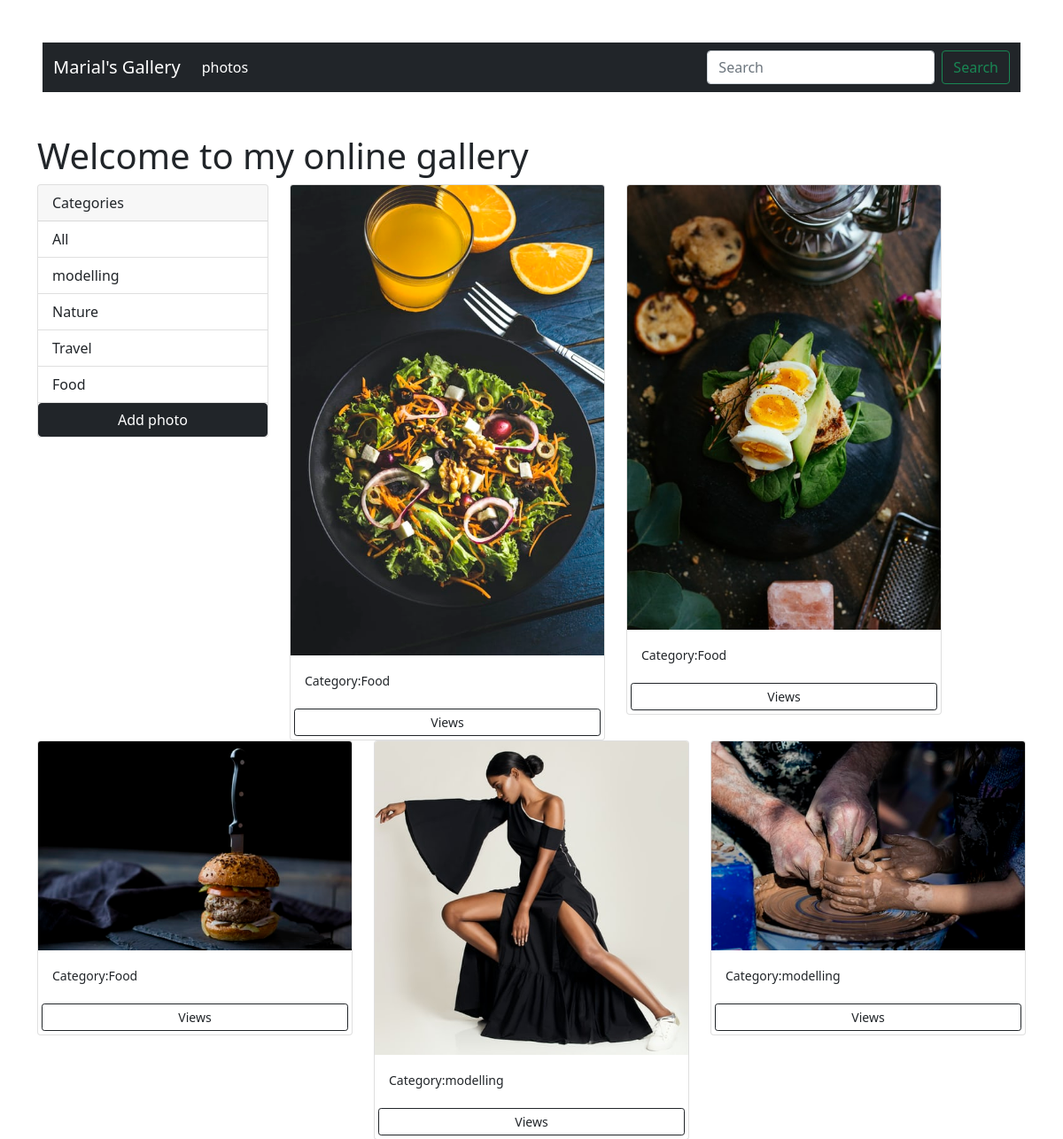
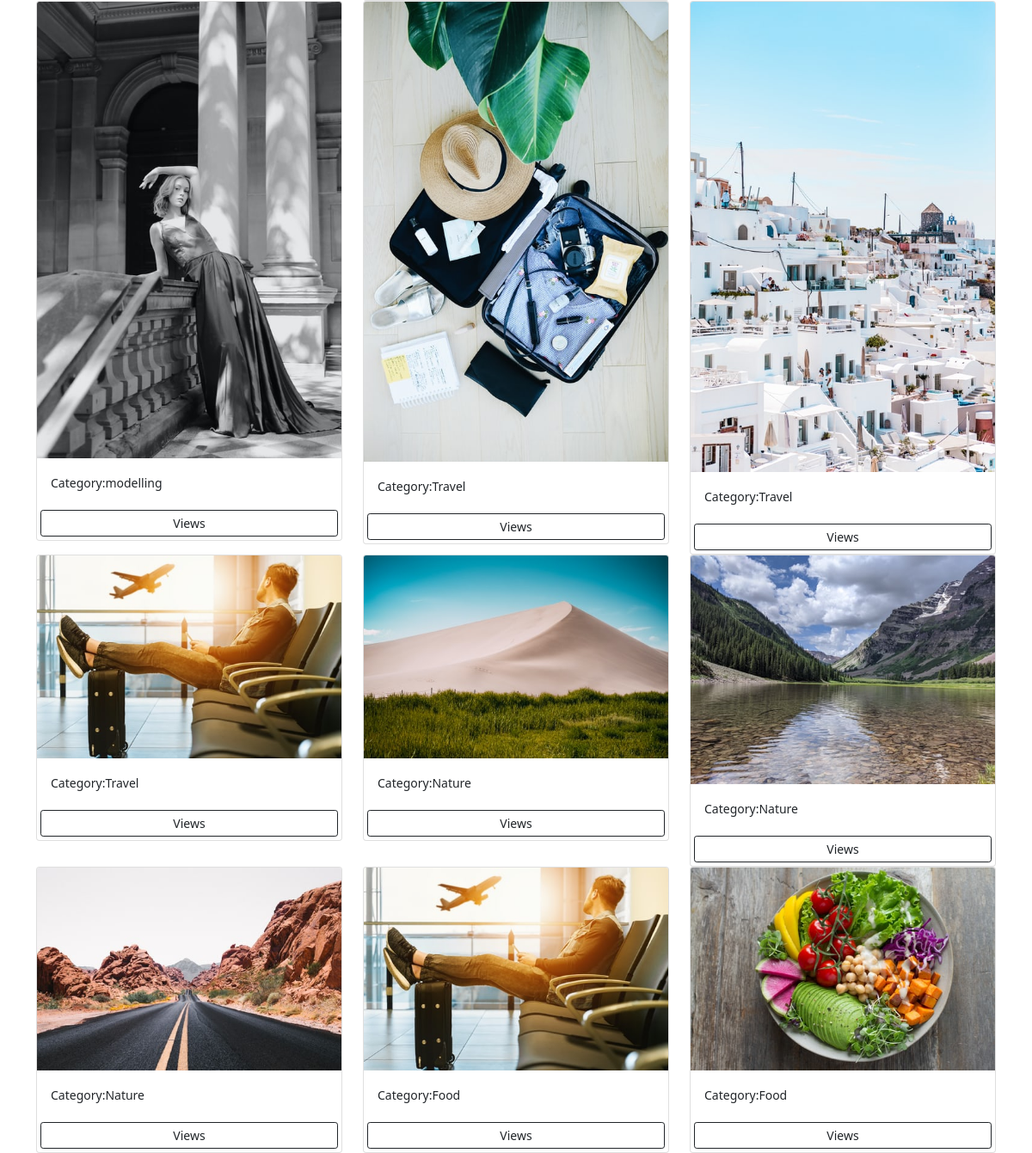
The page / on the database its author committed (2 pictures, top to bottom).
### photos/models.py (models this page shows, shortened)
class Category(models.Model):
    name = models.CharField(max_length=100,null=False,blank=False)

class Photo(models.Model):
    category = models.ForeignKey(Category, on_delete=models.SET_NULL, null=True, blank=True)
    image = models.ImageField(null=False, blank=False)
    description = models.TextField()
    location = models.TextField( null=True,blank=True)

### photos/views.py (the view)
# urls.py: path('',views.gallery,name='gallery',),
def gallery(request):
    categories=Category.objects.all()
    photos = Photo.objects.all()
    context ={'categories':categories,'photos':photos}
    return render(request,'gallery.html',context)

### photos/templates/gallery.html (shortened to what this page needs)
<!DOCTYPE html>
<html lang="en">
<head>
<link href="https://cdn.jsdelivr.net/npm/bootstrap@5.1.3/dist/css/bootstrap.min.css" rel="stylesheet">
</head>
<body class="m-10">
  <nav class="navbar navbar-expand-lg navbar-dark bg-dark m-5">
    <div class="container-fluid">
      <a class="navbar-brand" href="#">Marial's Gallery</a>
      <div class="collapse navbar-collapse" id="navbarNavDropdown">
        <ul class="navbar-nav">
          <li class="nav-item">
            <a class="nav-link active" aria-current="page" href="#">photos</a>
          </li>
          </ul>
      </div>
      <form class="d-flex">
        <input class="form-control me-2" type="search" placeholder="Search" aria-label="Search">
        <button class="btn btn-outline-success" type="submit">Search</button>
      </form>
    </div>
  </nav>
    <div class="container">
      <h1> Welcome to my online gallery</h1>
        <div class="row">
          <div class="col-md-3">
            <div class="card">
                <div class="card-header">
                  Categories
                </div>
                <ul class="list-group list-group-flush">
                  <li class="list-group-item">All</li>
                  {% for category in categories %}
                  <li class="list-group-item">{{category.name}}</li>
                 {% endfor %}
                    <a href="" class="btn btn-dark btn-block btn-sm-m-1">Add photo</a>
                </ul>
              </div>
          </div>
          {% for photo in photos%}
         <div class="col-md-4">
            <div class="card">
                <img src="{{photo.image.url}}" class="card-img-top" alt="...">
                <div class="card-body">
                  <small>Category:{{photo.category.name}}</small>
                </div>
                <a href="{% url 'photo' photo.id %}" class="btn btn-outline-dark btn-sm m-1">Views</a>
              </div>
         </div>
         {% empty %}
         <h3>No photos</h3>
        {% endfor %}
          </div>
        </div>
</body>
</html>

### rows shown on the page
Category: name "modelling"
Category: name "Nature"
Category: name "Travel"
Category: name "Food"
Photo: image (picture), category.name "Food"
Photo: image (picture), category.name "Food"
Photo: image (picture), category.name "Food"
Photo: image (picture), category.name "modelling"
Photo: image (picture), category.name "modelling"
Photo: image (picture), category.name "modelling"
Photo: image (picture), category.name "Travel"
Photo: image (picture), category.name "Travel"
Photo: image (picture), category.name "Travel"
Photo: image (picture), category.name "Nature"
Photo: image (picture), category.name "Nature"
Photo: image (picture), category.name "Nature"
Photo: image (picture), category.name "Food"
Photo: image (picture), category.name "Food"
